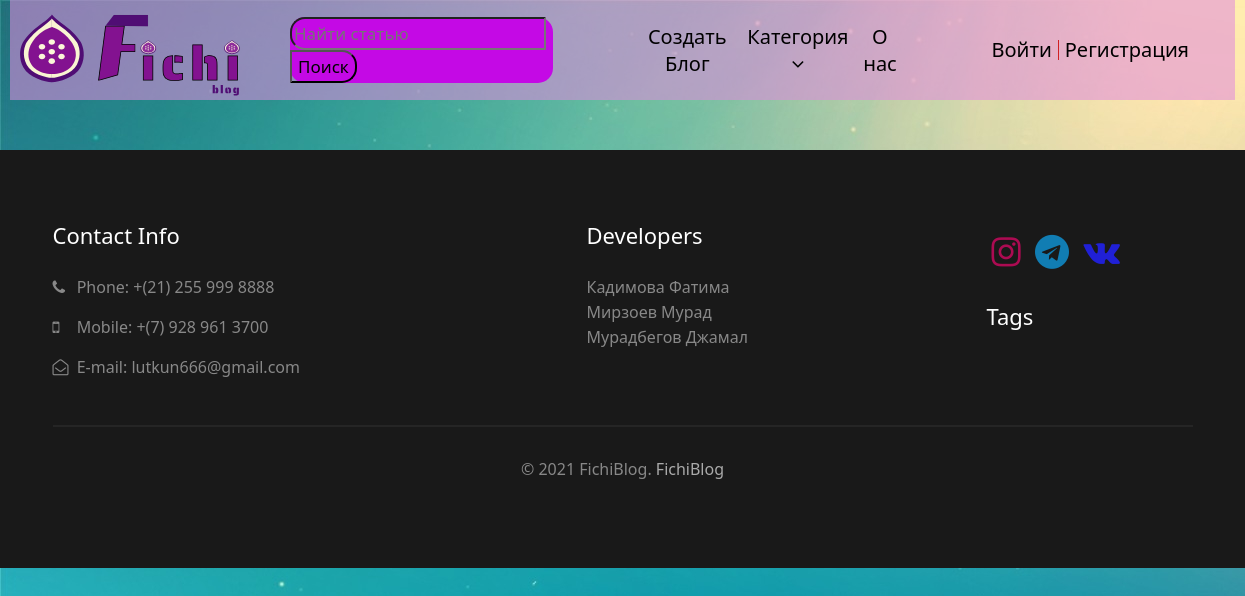
The app's page /, older data.
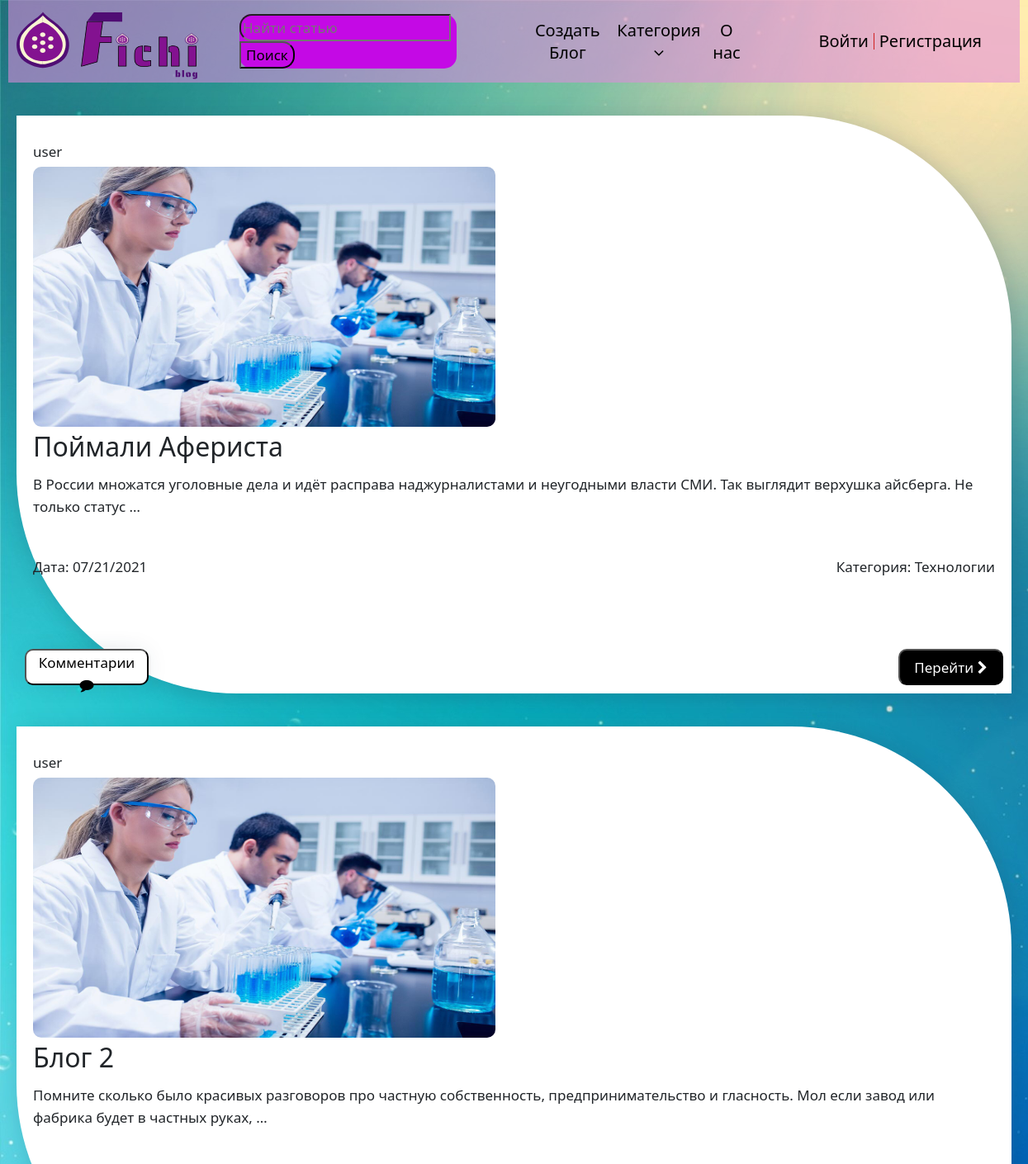
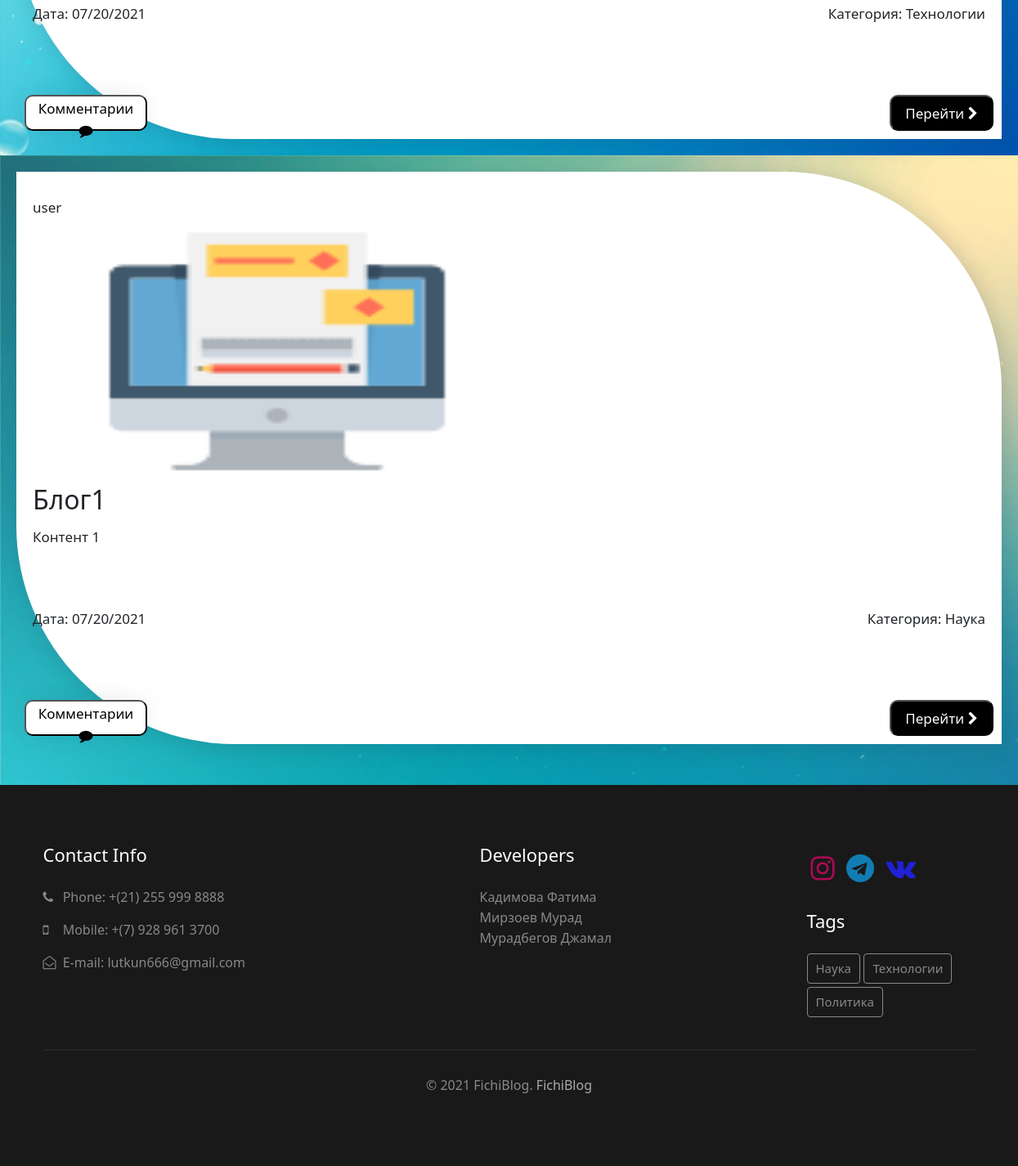
The same page, newer data (2 pictures, top to bottom).
### blg/models.py (models this page shows, shortened)
class BlogApps(models.Model):
    title = models.CharField(max_length=20, verbose_name='Название')
    content = models.TextField(verbose_name='Контент')
    created_at = models.DateTimeField(auto_now_add = True, verbose_name='Дата публикации')
    photo = models.ImageField(null=True, upload_to='photo/', verbose_name='Картинка')
    updated_at = models.DateTimeField(auto_now = True, verbose_name='Обновлено')
    is_published = models.BooleanField(default=True, verbose_name='Опубликовано')
    category = models.ForeignKey('Category', on_delete=models.PROTECT, null=True, verbose_name='Категория')
    def get_absolute_url(self):
        return reverse('get_blog', kwargs={'pk': self.pk})
    class Meta:
        verbose_name = 'Блог'
        verbose_name_plural = 'Блоги'
        ordering = ['-created_at']

class Category(models.Model):
    title = models.CharField(max_length=150, db_index=True, verbose_name='Наименование категории')
    def get_absolute_url(self):
        return reverse('category', kwargs={'category_id':self.pk})
    def __str__(self):
        return self.title

### blg/views.py (the view)
# urls.py: path('', HomeBlog.as_view(), name='blog_views'),
class HomeBlog(ListView):
    model = BlogApps
    template_name = 'blg/blog.html'
    context_object_name = 'content'
    def get_context_data(self, *, object_list=None, **kwargs):
        context = super().get_context_data(**kwargs)
        return context
    def get_queryset(self):
        return BlogApps.objects.filter(is_published=True)

### blg/templatetags/blog_tags.py (called while the page is built)
@register.simple_tag()
def get_category():
    return Category.objects.all()

### blg/templates/blg/blog.html
{% extends 'base.html' %}
{% load static %}
{% block category %}
         {% include 'inc/_sidebar.html' %}
{% endblock %}
{% block index %}
    <div class="header__cont">
        {% for item in content %}
    <div class="header__con">
        <div class="contents">
            <p class="User">user</p>
            <img class="header__img" src="{{ item.photo.url }}" alt="" width="560" height="315">
                <h2>{{ item.title|safe|truncatewords:4 }}</h2>
            <div class="content__line">
                    {{ item.content|safe|truncatewords:20 }}
            </div>
            <div class="is__published">
            <div class="published">
               Дата: {{  item.created_at|date:"SHORT_DATE_FORMAT"  }}
            </div>
            <div class="categ">
                Категория: {{ item.category }}
            </div>
        </div>
        </div>
        <div class="but">
        <a href="{{ item.get_absolute_url }}" class="con__link">
            <button class="con__button">
            Перейти
            <i class="fa fa-chevron-right" aria-hidden="true"></i>
            </button>
        </a>
        </div>
        <div class="comment">
            <a class="comment__link" href="#" >
                <button class="comment__button">
                    Комментарии
                    <i class="fa fa-comment" aria-hidden="true"></i>
                </button>
            </a>
        </div>
    </div>
    {% endfor %}
    </div>
{% endblock %}

### templates/base.html (shortened to what this page needs)
{% load static %}
<!DOCTYPE html>
<html lang="en">
<head>
    <link href="https://cdn.jsdelivr.net/npm/bootstrap@5.0.2/dist/css/bootstrap.min.css" rel="stylesheet"
>
    <link rel="stylesheet" href="{% static 'css/style.css' %}">
    <link rel="stylesheet" href="{% static 'css/font-awesome.min.css' %}">
</head>
<body>
    <div class="bas">
        <head class="header">
            <div class="container">
                    <div class="header__top">
                    <a class="header_link" href="{% url 'blog_views' %}">
                        <div class="log">
                            <img  class="h__img" src="{% static 'img/FICHIBLOG.svg' %}" alt="">
                        </div>
                    </a>
                        <ul class="foot">
                            <li class="foot_item">
                                        <div class="search_div">
                                            <form class="search" >
                                                <input class="search_input" type="search" placeholder="Найти статью" aria-label="Search">
                                                <a href="#"><button class="search_button">Поиск</button></a>
                                            </form>
                                        </div>
                            </li>
                        </ul>
                        <ul class="foot">
                            <li class="foot_item">
                                <a class="foot_2" href="{% url 'add_news' %}">
                                    <button class="foot_2 button has-link">
                                        <div class="foot_2">Создать Блог</div>
                                    </button>
                                </a>
                            </li>
                            <li class="foot_item">
                                {% block category %}
                                {% endblock %}
                            </li>
                            <li class="foot_item">
                                <a class="foot_2" href="">
                                    <button class="foot_2 button has-link">
                                        <div class="foot_2">О нас</div>
                                    </button>
                                </a>
                            </li>
                        </ul>
                            <ul class="foot">
                            <li class="foot_item">
                                <a class="foot_2" href="#">
                                    <button class="foot_2 button has-link">
                                        <div class="foot_2">Войти</div>
                                    </button>
                                </a>
                            </li>
                            <li class="foot_item">
                                <a class="foot_2" href="#">
                                    <button class="foot_2 button has-link">
                                        <div class="foot_2">Регистрация</div>
                                    </button>
                                </a>
                            </li>
                        </ul>
                </div>
                <div class="header__content">
                    <div class="header__bottom">
                        {% block index %}
                        {% endblock %}
                    </div>
                </div>
            </div>
        </head>
    </div>
    <div class="footer">
        {% include 'inc/_footer.html' %}
    </div>
</body>
</html>

### templates/inc/_sidebar.html (shortened to what this page needs)
{% load blog_tags %}
<button class="foot_2 button has-link" type="button" id="dropdownMenuButton1"
        data-bs-toggle="dropdown" aria-expanded="false">
    Категория
    <i class="fa fa-angle-down" aria-hidden="true"></i>
</button>

### templates/inc/_footer.html (shortened to what this page needs)
{% load blog_tags %}
<section class="ssh-footer-28-main">
    <div class="footer-28">
        <div class="wrapper">
            <div class="d-grid grid-col-4 footer-top-28">
                <div class="flex">
                <div class="footer-list-28 mobile-footer-full">
                    <h6 class="footer-title-28">Contact Info</h6>
                    <ul>
                        <li><span class="fa fa-phone"></span> Phone: <a href="tel:+7-800-999-800">+(21) 255 999 8888</a>
                        </li>
                        <li><span class="fa fa-mobile"></span> Mobile: <a href="tel:+7-928-961-37-00"> +(7) 928 961
                            3700</a></li>
                        <li><span class="fa fa-envelope-open-o"></span> E-mail: <a href="mailto:vegetables@gmail.com"
                                                                                 class="mail"> lutkun666@gmail.com</a></li>
                    </ul>
                </div>
                <div class="footer-list-28 mobile-footer-half">
                    <h6 class="footer-title-28">Developers</h6>
                    <p>Кадимова Фатима <br> Мирзоев Мурад <br>
                    Мурадбегов Джамал
                     </p>
                </div>
                    <div class="footer-list-28 mobile-footer-half">
          <div class="obshcon">
              <a class="contacts___link" href="https://www.instagram.com/fichiblog">
                  <i class="fa fa-instagram fa-2x" aria-hidden="true"></i></a>
              <a class="contacts___link" href="https://t.me/fnktw">
                  <i class="fa fa-telegram fa-2x" aria-hidden="true"></i></a>
              <a class="contacts___link" href="https://vk.com/mmmmmmm1208">
                  <i class="fa fa-vk fa-2x" aria-hidden="true"></i></a>
              <h6 class="footer-title-28 margin-top">Tags</h6>
                    {% get_category as categories %}
                    {% for item in categories %}
                    <a href="{{ item.get_absolute_url }}" class="tag">{{ item.title }}</a>
                    {% endfor %}
          </div>
      </div>
            </div>
            </div>
        </div>
        <div class="copyright text-center">
            <div class="wrapper">
                <p class="copy-footer-29">© 2021 FichiBlog. <a href="{% url 'blog_views' %}" target="_blank">FichiBlog</a></p>
            </div>
        </div>
    </div>
</section>

### blog/static/css/style.css (style rules this page uses)
*, *::after, *::before { box-sizing: border-box; }
body { font-size: 17px; line-height: 27px; font-weight: 300; background-image: url(fon.jpg); }
.header__top { height: 100px; display: flex; justify-content: space-between; background-color: rgba(224, 140, 222, 0.56); margin-bottom: 30px; }
.container { max-width: 2200px; margin-left: auto; margin-right: auto; padding: 0 10px; margin-top: auto; margin-bottom: auto; }
.log { margin: 10px; }
a { text-decoration: none; color: inherit; }
.search_div { background-color: #c409e5; border-radius: 15px; }
.search_button { border-radius: 0 15px 15px 0; background-color: inherit; }
.search_input { border-radius: 15px 0 0 15px; background-color: inherit; }
.foot_item { text-decoration: none; color: inherit; }
.foot { display: flex; padding: 0 40px; align-items: center; list-style: none; margin-top: auto; margin-bottom: auto; }
.foot_2 { text-transform: none; -webkit-appearance: button; height: 30px; border-radius: 3px; border: none; transition: background 250ms; background: transparent; outline: none; font-weight: 500; font-size: 20px; cursor: pointer; }
.header__con { padding: 20px; padding-top: 30px; width: 100%; height: 700px; border-radius: 0px 267px; -webkit-box-shadow: 4px 4px 24px 2px rgba(34, 60, 80, 0.19); -moz-box-shadow: 4px 4px 24px 2px rgba(34, 60, 80, 0.19); box-shadow: 4px 4px 24px 2px rgba(34, 60, 80, 0.19); margin-bottom: 40px; background-color: white; position: relative; }
.con__button { width: 127px; height: 44px; color: rgb(255, 255, 255); text-align: center; background: #000000; border-radius: 10px; position: absolute; bottom: 10px; right: 10px; }
.content__line { padding-top: 5px; padding-bottom: 20px; height: 90px; }
.con__link { float: right; }
.header__content { padding-top: 30px; padding: 10px; }
.header__cont { display: flex; justify-content: space-between; align-items: center; flex-wrap: wrap; }
.comment__button { width: 150px; height: 44px; background-color: rgb(255, 255, 255); position: absolute; border-radius: 10px; position: absolute; bottom: 10px; left: 10px; -webkit-box-shadow: 0px 0px 31px -10px rgba(34, 60, 80, 0.26); -moz-box-shadow: 0px 0px 31px -10px rgba(34, 60, 80, 0.26); box-shadow: 0px 0px 31px -10px rgba(34, 60, 80, 0.26); font: bold; }
.header__img { border-radius: 10px; margin-bottom: 5px; }
.User { margin-bottom: 5px; }
.is__published { margin-top: 15px; margin-left: auto; display: flex; justify-content: space-between; align-items: center; flex-wrap: wrap; }
.categ { font-weight:bolder }
.published { font-weight:bolder }
.obshcon { margin: 5px; padding-top: 10px; }
.contacts___link { color: inherit; padding: 5px; }
.fa-instagram { color: #ac0b52; }
.fa-telegram { color: #117db3; }
.fa-vk { color: #2020d6; }
ul { padding: 0; margin: 0; }
.wrapper { max-width: 1260px; margin: 0 auto; }
.footer-28 { padding: 70px 0; background: #191919; }
.flex { display: flex; justify-content: space-between; }
.ssh-footer-28-main h6.footer-title-28 { color: #fff; font-size: 22px; line-height: 30px; margin-bottom: 25px; font-weight: 500; }
.ssh-footer-28-main .footer-list-28 ul li, .ssh-footer-28-main .midd-footer-28:nth-child(1) .footer-list-28 ul li:last-child { list-style: none; margin-bottom: 15px; }
.ssh-footer-28-main .footer-list-28 ul li a, .ssh-footer-28-main .footer-list-28 ul li { font-weight: normal; font-size: 16px; line-height: 25px; color: #888; }
.ssh-footer-28-main .footer-list-28 ul.posts a p, .ssh-footer-28-main .footer-list-28 p { color: #888; font-size: 16px; line-height: 25px; transition: .3s; }
.ssh-footer-28-main a.tag { font-size: 15px; line-height: 25px; border: 1px solid #888; padding: 5px 10px; display: inline-block; color: #888; border-radius: 4px; margin-bottom: 4px; transition: .5s; }
.ssh-footer-28-main h6.footer-title-28.margin-top { margin-top: 30px; }
.ssh-footer-28-main .footer-list-28 p span.fa, .ssh-footer-28-main .footer-list-28 a span.fa, .ssh-footer-28-main .footer-list-28 ul li span.fa { width: 20px; }
.ssh-footer-28-main p.copy-footer-29 { margin-top: 30px; padding-top: 30px; border-top: 2px solid #252525; }
.ssh-footer-28-main .copyright p { color: #888; font-size: 16px; line-height: 25px; text-align: center; }
.ssh-footer-28-main .copyright p a { color: #aaa; transition: .4s; text-decoration: none; }
.footer-list-28.mobile-footer-full { width: 350px; }
.footer-list-28.mobile-footer-half { width: 211px; }
@media (max-width: 1260px) { .wrapper { max-width: 1140px; } }

Row changes from the older to the newer data that the page shows:
added BlogApps: photo (picture), title "Поймали Афериста", content "В России множатся уголовные дела и идёт расправа наджурналистами и неугодными власти СМИ. Так выглядит верхушка айсберга. Не только статус …", created_at "07/21/2021", category "Технологии"
added BlogApps: photo (picture), title "Блог 2", content "Помните сколько было красивых разговоров про частную собственность, предпринимательство и гласность. Мол если завод или фабрика будет в частных руках, …", created_at "07/20/2021", category "Технологии"
added BlogApps: photo (picture), title "Блог1", content "Контент 1", created_at "07/20/2021", category "Наука"
added Category: title "Наука"
added Category: title "Технологии"
added Category: title "Политика"
